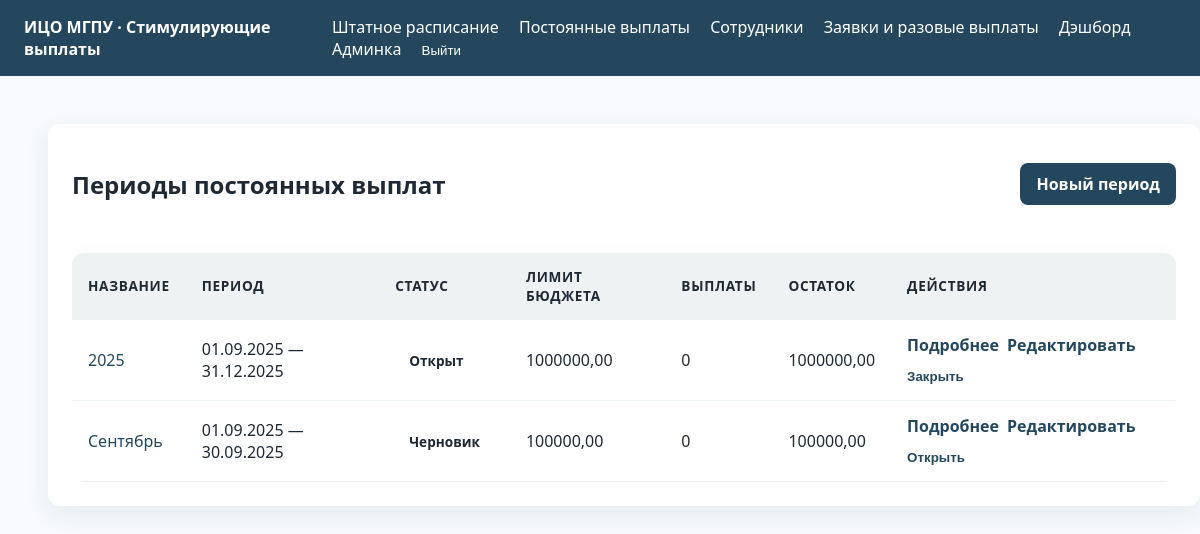
Page /recurring/periods/ (signed in) on the committed database.
### recurring_payments/models.py (models this page shows, shortened)
class RecurringPeriod(models.Model):
    class Status(models.TextChoices):
        DRAFT = 'draft', 'Черновик'
        OPEN = 'open', 'Открыт'
        CLOSED = 'closed', 'Закрыт'
    name = models.CharField('Название', max_length=255)
    status = models.CharField('Статус', max_length=16, choices=Status.choices, default=Status.DRAFT)
    start_date = models.DateField('Дата начала')
    end_date = models.DateField('Дата окончания')
    budget_limit = models.DecimalField('Лимит бюджета', max_digits=14, decimal_places=2, default=Decimal('0'))
    notes = models.TextField('Комментарий', blank=True)
    closed_at = models.DateTimeField('Дата закрытия', blank=True, null=True)
    objects = RecurringPeriodQuerySet.as_manager()
    class Meta:
        ordering = ['-start_date', '-end_date', 'name']
        verbose_name = 'Период постоянных выплат'
        verbose_name_plural = 'Периоды постоянных выплат'
    @property
    def total_payments(self) -> Decimal:
        return self.payments.aggregate(total=models.Sum('amount'))['total'] or Decimal('0')
    @property
    def remaining_budget(self) -> Decimal:
        return (self.budget_limit or Decimal('0')) - self.total_payments
    def open(self) -> None:
        if self.status != self.Status.DRAFT:
            raise ValidationError('Можно открыть только период в статусе "Черновик".')
        self.status = self.Status.OPEN
        self.save(update_fields=['status'])

### recurring_payments/views.py (the view)
# urls.py: path('periods/', views.RecurringPeriodListView.as_view(), name='period-list'),
class RecurringPeriodListView(LoginRequiredMixin, PermissionRequiredMixin, generic.ListView):
    model = RecurringPeriod
    template_name = 'recurring_payments/period_list.html'
    context_object_name = 'periods'
    paginate_by = 25
    permission_required = 'recurring_payments.view_recurringperiod'
    def get_queryset(self):
        return (
            RecurringPeriod.objects.prefetch_related(
                Prefetch('payments', queryset=RecurringPayment.objects.select_related('employee'))
            )
            .order_by('-start_date', '-end_date')
        )
    def get_context_data(self, **kwargs):
        context = super().get_context_data(**kwargs)
        context['create_form'] = RecurringPeriodForm()
        return context

### recurring_payments/templates/recurring_payments/period_list.html (shortened to what this page needs)
{% extends 'base.html' %}
{% block content %}
<div class="card content-card">
    <div style="display:flex; justify-content:space-between; align-items:center; gap:16px; margin-bottom:16px;">
        <h2>Периоды постоянных выплат</h2>
        {% if perms.recurring_payments.add_recurringperiod %}
            <a href="{% url 'recurring_payments:period-add' %}" class="btn btn-primary">Новый период</a>
        {% endif %}
    </div>
    <div class="table-wrapper">
        <table class="table">
            <thead>
                <tr>
                    <th>Название</th>
                    <th>Период</th>
                    <th>Статус</th>
                    <th>Лимит бюджета</th>
                    <th>Выплаты</th>
                    <th>Остаток</th>
                    <th>Действия</th>
                </tr>
            </thead>
            <tbody>
                {% for period in periods %}
                    <tr>
                        <td><a href="{% url 'recurring_payments:period-detail' period.pk %}">{{ period.name }}</a></td>
                        <td>{{ period.start_date|date:'d.m.Y' }} — {{ period.end_date|date:'d.m.Y' }}</td>
                        <td><span class="status status-{{ period.status }}">{{ period.get_status_display }}</span></td>
                        <td>{{ period.budget_limit|default:0 }}</td>
                        <td>{{ period.total_payments }}</td>
                        <td>{{ period.remaining_budget }}</td>
                        <td style="display:flex; gap:8px; flex-wrap:wrap;">
                            <a href="{% url 'recurring_payments:period-detail' period.pk %}" class="btn btn-text">Подробнее</a>
                            {% if perms.recurring_payments.change_recurringperiod %}
                                <a href="{% url 'recurring_payments:period-edit' period.pk %}" class="btn btn-text">Редактировать</a>
                                {% if period.status == period.Status.DRAFT %}
                                    <form method="post" action="{% url 'recurring_payments:period-open' period.pk %}" style="display:inline;">
                                        <button type="submit" class="btn btn-text">Открыть</button>
                                    </form>
                                {% elif period.status == period.Status.OPEN %}
                                    <form method="post" action="{% url 'recurring_payments:period-close' period.pk %}" style="display:inline;">
                                        <button type="submit" class="btn btn-text" onclick="return confirm('Закрыть период?')">Закрыть</button>
                                    </form>
                                {% endif %}
                            {% endif %}
                        </td>
                    </tr>
                {% empty %}
                    <tr>
                        <td colspan="7">Периоды отсутствуют.</td>
                    </tr>
                {% endfor %}
            </tbody>
        </table>
    </div>
</div>
{% endblock %}

### static/css/main.css (style rules this page uses)
:root { --primary: #25475e; --accent: #f0a500; --bg: #f7f9fc; }
body { font-family: 'Segoe UI', -apple-system, BlinkMacSystemFont, 'Roboto', sans-serif; font-size: 16px; color: #1f2933; background-color: var(--bg); margin: 0; }
a { color: var(--primary); text-decoration: none; }
.table-wrapper { overflow-x: auto; border-radius: 12px; margin-top: 16px; }
.table { width: 100%; border-collapse: collapse; background-color: #fff; border-radius: 12px; overflow: hidden; box-shadow: 0 8px 24px rgba(37, 71, 94, 0.08); margin-top: 16px; }
.table thead { background-color: rgba(37, 71, 94, 0.07); font-size: 0.85rem; text-transform: uppercase; letter-spacing: 0.05em; }
.table th, .table td { padding: 14px 16px; border-bottom: 1px solid #edf2f5; text-align: left; }
.btn { display: inline-flex; align-items: center; gap: 6px; padding: 10px 16px; border-radius: 8px; border: none; cursor: pointer; font-weight: 600; transition: all 0.2s ease; }
.btn-primary { background-color: var(--primary); color: #fff; }
.btn-text { background: transparent; color: var(--primary); padding: 0; }
.card { background-color: #fff; border-radius: 12px; box-shadow: 0 8px 24px rgba(37, 71, 94, 0.08); padding: 24px; margin-bottom: 24px; }
.content-card { width: 100%; }
.status { display: inline-flex; align-items: center; padding: 6px 14px; border-radius: 999px; font-weight: 600; font-size: 0.85rem; white-space: nowrap; }

### rows in the picture
RecurringPeriod: name "2025", start_date "01.09.2025", end_date "31.12.2025", status "Открыт", budget_limit "1000000,00", total_payments "0", remaining_budget "1000000,00", shows "Закрыть"
RecurringPeriod: name "Сентябрь", start_date "01.09.2025", end_date "30.09.2025", status "Черновик", budget_limit "100000,00", total_payments "0", remaining_budget "100000,00", shows "Открыть"
